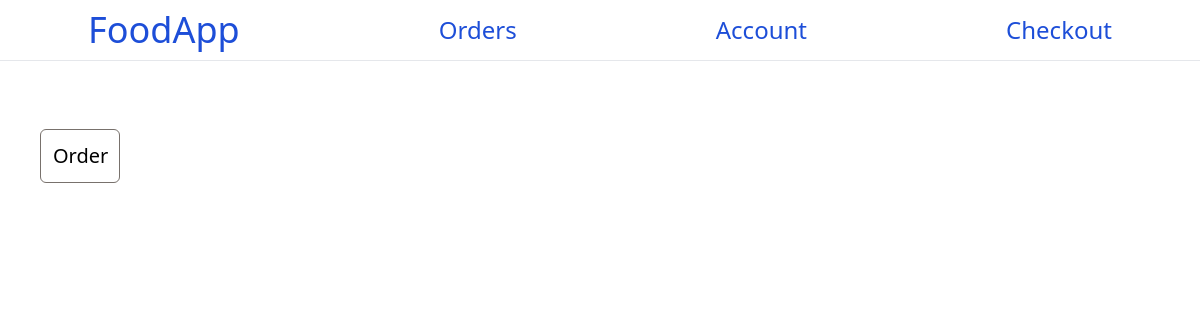
Before: /checkout/ with the older database file.
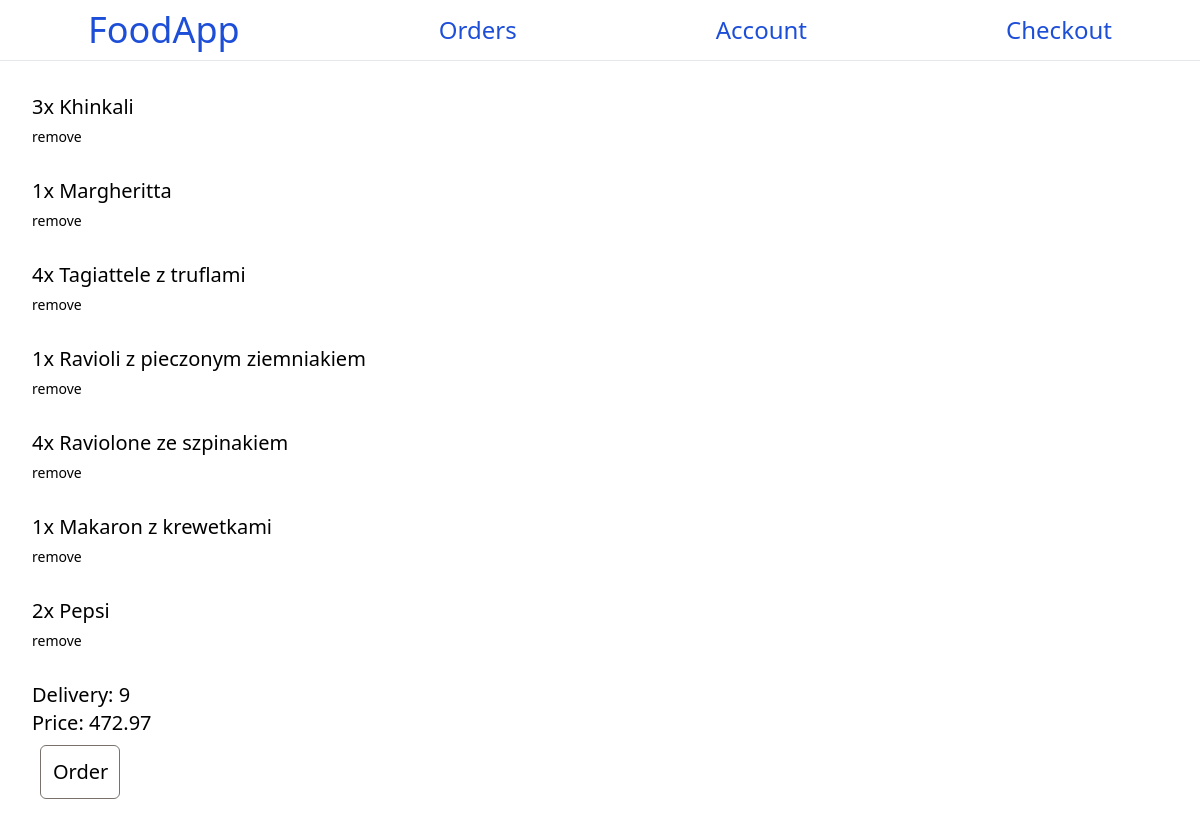
After: the same page with the newer database file.
### base/models.py (models this page shows, shortened)
class OrderItem(models.Model):
    items = models.ForeignKey(Item,on_delete=models.SET_NULL,null=True)
    quanity_for_order = models.DecimalField(max_digits=2,decimal_places=0)
    def __str__(self):
        return self.items.name

class Item(models.Model):
    place = models.ForeignKey(Restaurant, on_delete=models.SET_NULL, null=True)
    name = models.CharField(max_length=50)
    price = models.DecimalField(max_digits=10,decimal_places=2)
    type = models.CharField(
        max_length=32,
        choices=TYPES_OF_ITEMS,
        default='food',
    )

class Order(models.Model):
    user = models.ForeignKey(User,on_delete=models.SET_NULL,null=True)
    items = models.ManyToManyField(OrderItem)
    combined_price = models.DecimalField(max_digits=10,decimal_places=2)
    delivery_price = models.DecimalField(max_digits=10,decimal_places=2)
    street = models.TextField(max_length=100)
    city = models.TextField(max_length=100)

### base/views.py (the view, shortened to what this page needs)
# urls.py: path('checkout/',views.checkout,name='checkout'),
def checkout(request):
    order = Order.objects.filter(pk=1)[0]
    order_items = order.items.all()
    order.delivery_price = 3*3
    order.save()
    price = 0
    for item in order_items:
        if item:
            price += item.quanity_for_order * item.items.price
    order.combined_price = price + order.delivery_price
    order.save()
    context = {'order_items':order_items,'order':order}
    return render(request,'base/checkout.html',context)

### base/templates/base/checkout.html (shortened to what this page needs)
{% extends 'main.html' %}
{% block content %}
<div class="p-8 text-xl">
    {% for items in order_items %}
        {% if items.quanity_for_order > 0 %}
            {{ items.quanity_for_order }}x
        {% endif %}
        {{ items }} {{ items.price }}
        <form method="post">
            <button class="text-sm" name="remove-from-order" value="{{items.id}}">remove</button>
        </form>
    {% endfor %}
    {% if order.combined_price > order.delivery_price %}
        Delivery: {{ order.delivery_price }}
        <span class="">Price: {{ order.combined_price }}</span>
    {% endif %}
<a href="">
    <div class="border border-stone-500 rounded-md m-2 p-3 w-20">
       Order
    </div>
</a>
</div>
{% endblock content %}

Changed rows visible on the page:
now on this page (row edited): OrderItem: quanity_for_order "3", items.name "Khinkali", {{ items.id }} 1 (drawn)
now on this page (row edited): OrderItem: quanity_for_order "1", items.name "Margheritta", {{ items.id }} 2 (drawn)
now on this page (row edited): OrderItem: quanity_for_order "4", items.name "Tagiattele z truflami", {{ items.id }} 3 (drawn)
now on this page (row edited): OrderItem: quanity_for_order "1", items.name "Ravioli z pieczonym ziemniakiem", {{ items.id }} 4 (drawn)
now on this page (row edited): OrderItem: quanity_for_order "4", items.name "Raviolone ze szpinakiem", {{ items.id }} 5 (drawn)
now on this page (row edited): OrderItem: quanity_for_order "1", items.name "Makaron z krewetkami", {{ items.id }} 6 (drawn)
now on this page (row edited): OrderItem: quanity_for_order "2", items.name "Pepsi", {{ items.id }} 7 (drawn)
now on this page (row edited): Order: delivery_price "9", combined_price "472.97"
changed Order: combined_price 9 → 99.98 (drawn)
Other visible differences:
text now shown: "Delivery: Price:"
